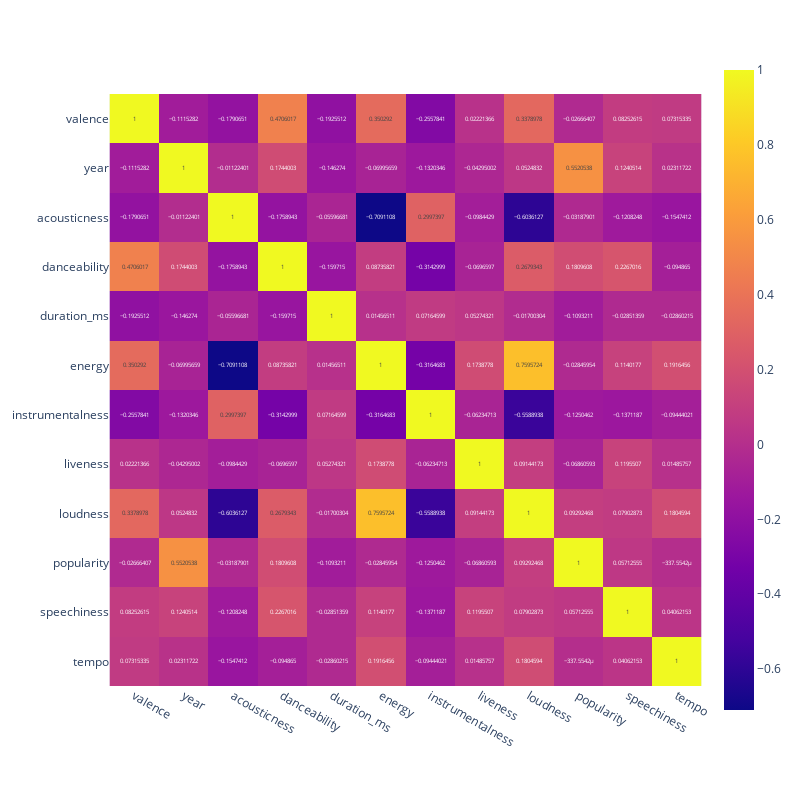

Here is the notebook cell this chart was saved with:
### Code cell
df_temp = dados.select_dtypes(include=['number'])

fig = px.imshow(df_temp.corr(), text_auto=True, width=800, height=800)
fig.show()

### Figure 1 — Plotly figure (JSON) as saved in the notebook; plotly's stock layout.template omitted (floating-point values rounded to 4 significant figures; data arrays with more than 128 entries replaced by an {"elided": "..."} marker saying what was removed)
{"data": [{"coloraxis": "coloraxis", "hovertemplate": "x: %{x}<br>y: %{y}<br>color: %{z}<extra></extra>", "name": "0", "texttemplate": "%{z}", "type": "heatmap", "x": ["valence", "year", "acousticness", "danceability", "duration_ms", "energy", "instrumentalness", "liveness", "loudness", "popularity", "speechiness", "tempo"], "xaxis": "x", "y": ["valence", "year", "acousticness", "danceability", "duration_ms", "energy", "instrumentalness", "liveness", "loudness", "popularity", "speechiness", "tempo"], "yaxis": "y", "z": {"elided": "12x12 float values"}}], "layout": {"coloraxis": {"colorscale": [[0, "#0d0887"], [0.1111, "#46039f"], [0.2222, "#7201a8"], [0.3333, "#9c179e"], [0.4444, "#bd3786"], [0.5556, "#d8576b"], [0.6667, "#ed7953"], [0.7778, "#fb9f3a"], [0.8889, "#fdca26"], [1, "#f0f921"]]}, "height": 800, "margin": {"t": 60}, "width": 800, "xaxis": {"anchor": "y", "constrain": "domain", "domain": [0, 1], "scaleanchor": "y"}, "yaxis": {"anchor": "x", "autorange": "reversed", "constrain": "domain", "domain": [0, 1]}}}
